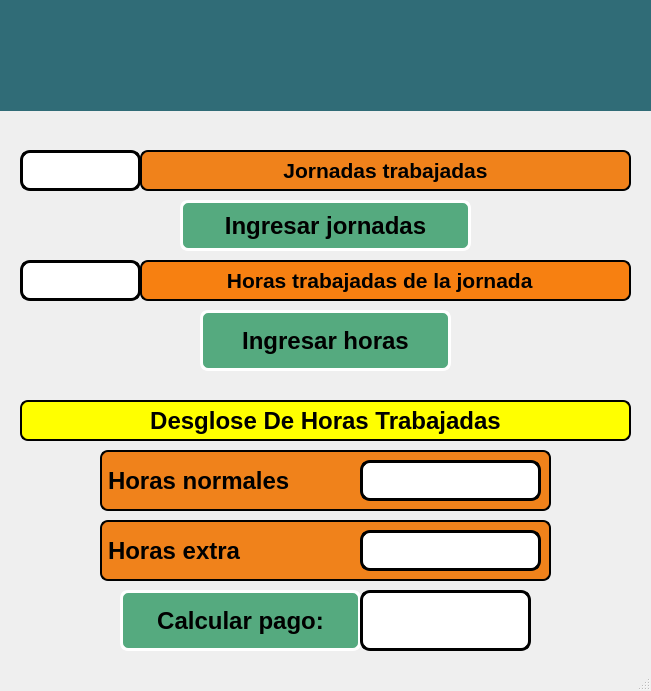
<?xml version="1.0" encoding="UTF-8"?>
<ui version="4.0">
 <class>MainWindow</class>
 <widget class="QMainWindow" name="MainWindow">
  <property name="geometry">
   <rect>
    <x>0</x>
    <y>0</y>
    <width>651</width>
    <height>691</height>
   </rect>
  </property>
  <property name="windowTitle">
   <string>MainWindow</string>
  </property>
  <widget class="QWidget" name="centralwidget">
   <widget class="QLabel" name="label_2">
    <property name="geometry">
     <rect>
      <x>0</x>
      <y>0</y>
      <width>651</width>
      <height>111</height>
     </rect>
    </property>
    <property name="styleSheet">
     <string notr="true">background-color: rgb(48, 108, 119);</string>
    </property>
    <property name="text">
     <string/>
    </property>
    <property name="pixmap">
     <pixmap resource="../PIP_Equipo4_Unidad1_Clase/recursos_proyectos.qrc">:/imgUAT/imagenes/uat.png</pixmap>
    </property>
    <property name="scaledContents">
     <bool>true</bool>
    </property>
   </widget>
   <widget class="QLabel" name="label_3">
    <property name="geometry">
     <rect>
      <x>500</x>
      <y>520</y>
      <width>191</width>
      <height>151</height>
     </rect>
    </property>
    <property name="text">
     <string/>
    </property>
    <property name="pixmap">
     <pixmap>../PIP_Equipo4_Unidad1_Clase/imagenes/Equipo4.png</pixmap>
    </property>
    <property name="scaledContents">
     <bool>true</bool>
    </property>
   </widget>
   <widget class="QLabel" name="label">
    <property name="geometry">
     <rect>
      <x>0</x>
      <y>100</y>
      <width>651</width>
      <height>561</height>
     </rect>
    </property>
    <property name="text">
     <string/>
    </property>
    <property name="pixmap">
     <pixmap>imagenes/Jornada-Laboral.jpg</pixmap>
    </property>
    <property name="scaledContents">
     <bool>true</bool>
    </property>
   </widget>
   <widget class="QLineEdit" name="txt_diasT">
    <property name="geometry">
     <rect>
      <x>20</x>
      <y>150</y>
      <width>121</width>
      <height>41</height>
     </rect>
    </property>
    <property name="font">
     <font>
      <pointsize>18</pointsize>
      <weight>75</weight>
      <bold>true</bold>
     </font>
    </property>
    <property name="styleSheet">
     <string notr="true">border: 3px solid black;
border-radius: 10px;</string>
    </property>
    <property name="text">
     <string/>
    </property>
    <property name="alignment">
     <set>Qt::AlignCenter</set>
    </property>
   </widget>
   <widget class="QLabel" name="label_4">
    <property name="geometry">
     <rect>
      <x>140</x>
      <y>150</y>
      <width>491</width>
      <height>41</height>
     </rect>
    </property>
    <property name="font">
     <font>
      <pointsize>16</pointsize>
      <weight>75</weight>
      <bold>true</bold>
     </font>
    </property>
    <property name="styleSheet">
     <string notr="true">background-color: rgb(240, 130, 27);
border: 2px solid black;
border-radius: 8px;</string>
    </property>
    <property name="text">
     <string>Jornadas trabajadas</string>
    </property>
    <property name="alignment">
     <set>Qt::AlignCenter</set>
    </property>
   </widget>
   <widget class="QLabel" name="label_5">
    <property name="geometry">
     <rect>
      <x>140</x>
      <y>260</y>
      <width>491</width>
      <height>41</height>
     </rect>
    </property>
    <property name="font">
     <font>
      <pointsize>16</pointsize>
      <weight>75</weight>
      <bold>true</bold>
     </font>
    </property>
    <property name="styleSheet">
     <string notr="true">background-color: rgb(247, 128, 17);
border: 2px solid black;
border-radius: 8px;</string>
    </property>
    <property name="text">
     <string>Horas trabajadas de la jornada  </string>
    </property>
    <property name="alignment">
     <set>Qt::AlignCenter</set>
    </property>
   </widget>
   <widget class="QLineEdit" name="txt_horasT">
    <property name="geometry">
     <rect>
      <x>20</x>
      <y>260</y>
      <width>121</width>
      <height>41</height>
     </rect>
    </property>
    <property name="font">
     <font>
      <pointsize>18</pointsize>
      <weight>75</weight>
      <bold>true</bold>
     </font>
    </property>
    <property name="styleSheet">
     <string notr="true">border: 3px solid black;
border-radius: 10px;</string>
    </property>
    <property name="text">
     <string/>
    </property>
    <property name="alignment">
     <set>Qt::AlignCenter</set>
    </property>
   </widget>
   <widget class="QPushButton" name="btn_ingresardias">
    <property name="geometry">
     <rect>
      <x>180</x>
      <y>200</y>
      <width>291</width>
      <height>51</height>
     </rect>
    </property>
    <property name="font">
     <font>
      <pointsize>18</pointsize>
      <weight>75</weight>
      <bold>true</bold>
     </font>
    </property>
    <property name="styleSheet">
     <string notr="true">border: 3px solid white;
border-radius: 8px;
background-color: rgb(85, 170, 127);</string>
    </property>
    <property name="text">
     <string>Ingresar jornadas</string>
    </property>
   </widget>
   <widget class="QPushButton" name="btn_ingresarhoras">
    <property name="geometry">
     <rect>
      <x>200</x>
      <y>310</y>
      <width>251</width>
      <height>61</height>
     </rect>
    </property>
    <property name="font">
     <font>
      <pointsize>18</pointsize>
      <weight>75</weight>
      <bold>true</bold>
     </font>
    </property>
    <property name="styleSheet">
     <string notr="true">border: 3px solid white;
border-radius: 8px;
background-color: rgb(85, 170, 127);</string>
    </property>
    <property name="text">
     <string>Ingresar horas</string>
    </property>
   </widget>
   <widget class="QLabel" name="label_6">
    <property name="geometry">
     <rect>
      <x>20</x>
      <y>400</y>
      <width>611</width>
      <height>41</height>
     </rect>
    </property>
    <property name="font">
     <font>
      <pointsize>18</pointsize>
      <weight>75</weight>
      <bold>true</bold>
     </font>
    </property>
    <property name="styleSheet">
     <string notr="true">background-color: rgb(255, 255, 0);
border: 2px solid black;
border-radius: 8px;</string>
    </property>
    <property name="text">
     <string>Desglose De Horas Trabajadas</string>
    </property>
    <property name="alignment">
     <set>Qt::AlignCenter</set>
    </property>
   </widget>
   <widget class="QLabel" name="label_7">
    <property name="geometry">
     <rect>
      <x>100</x>
      <y>450</y>
      <width>451</width>
      <height>61</height>
     </rect>
    </property>
    <property name="font">
     <font>
      <pointsize>18</pointsize>
      <weight>75</weight>
      <bold>true</bold>
     </font>
    </property>
    <property name="styleSheet">
     <string notr="true">background-color: rgb(240, 130, 27);
border: 2px solid black;
border-radius: 8px;</string>
    </property>
    <property name="text">
     <string>Horas normales</string>
    </property>
    <property name="alignment">
     <set>Qt::AlignLeading|Qt::AlignLeft|Qt::AlignVCenter</set>
    </property>
   </widget>
   <widget class="QLabel" name="label_8">
    <property name="geometry">
     <rect>
      <x>100</x>
      <y>520</y>
      <width>451</width>
      <height>61</height>
     </rect>
    </property>
    <property name="font">
     <font>
      <pointsize>18</pointsize>
      <weight>75</weight>
      <bold>true</bold>
     </font>
    </property>
    <property name="styleSheet">
     <string notr="true">background-color: rgb(240, 130, 27);
border: 2px solid black;
border-radius: 8px;</string>
    </property>
    <property name="text">
     <string>Horas extra</string>
    </property>
    <property name="alignment">
     <set>Qt::AlignLeading|Qt::AlignLeft|Qt::AlignVCenter</set>
    </property>
   </widget>
   <widget class="QLineEdit" name="txt_hnormales">
    <property name="geometry">
     <rect>
      <x>360</x>
      <y>460</y>
      <width>181</width>
      <height>41</height>
     </rect>
    </property>
    <property name="font">
     <font>
      <pointsize>18</pointsize>
      <weight>75</weight>
      <bold>true</bold>
     </font>
    </property>
    <property name="styleSheet">
     <string notr="true">border: 3px solid black;
border-radius: 10px;</string>
    </property>
    <property name="text">
     <string/>
    </property>
    <property name="alignment">
     <set>Qt::AlignCenter</set>
    </property>
   </widget>
   <widget class="QLineEdit" name="txt_hextras">
    <property name="geometry">
     <rect>
      <x>360</x>
      <y>530</y>
      <width>181</width>
      <height>41</height>
     </rect>
    </property>
    <property name="font">
     <font>
      <pointsize>18</pointsize>
      <weight>75</weight>
      <bold>true</bold>
     </font>
    </property>
    <property name="styleSheet">
     <string notr="true">border: 3px solid black;
border-radius: 10px;</string>
    </property>
    <property name="text">
     <string/>
    </property>
    <property name="alignment">
     <set>Qt::AlignCenter</set>
    </property>
   </widget>
   <widget class="QPushButton" name="btn_calcularpago">
    <property name="geometry">
     <rect>
      <x>120</x>
      <y>590</y>
      <width>241</width>
      <height>61</height>
     </rect>
    </property>
    <property name="font">
     <font>
      <pointsize>18</pointsize>
      <weight>75</weight>
      <bold>true</bold>
     </font>
    </property>
    <property name="styleSheet">
     <string notr="true">border: 3px solid white;
border-radius: 8px;
background-color: rgb(85, 170, 127);</string>
    </property>
    <property name="text">
     <string>Calcular pago:</string>
    </property>
   </widget>
   <widget class="QLineEdit" name="txt_totalpago">
    <property name="geometry">
     <rect>
      <x>360</x>
      <y>590</y>
      <width>171</width>
      <height>61</height>
     </rect>
    </property>
    <property name="font">
     <font>
      <pointsize>18</pointsize>
      <weight>75</weight>
      <bold>true</bold>
     </font>
    </property>
    <property name="styleSheet">
     <string notr="true">border: 3px solid black;
border-radius: 10px;</string>
    </property>
    <property name="text">
     <string/>
    </property>
    <property name="alignment">
     <set>Qt::AlignCenter</set>
    </property>
   </widget>
   <zorder>label_2</zorder>
   <zorder>label</zorder>
   <zorder>label_3</zorder>
   <zorder>txt_diasT</zorder>
   <zorder>label_4</zorder>
   <zorder>label_5</zorder>
   <zorder>txt_horasT</zorder>
   <zorder>btn_ingresardias</zorder>
   <zorder>btn_ingresarhoras</zorder>
   <zorder>label_6</zorder>
   <zorder>label_7</zorder>
   <zorder>label_8</zorder>
   <zorder>txt_hnormales</zorder>
   <zorder>txt_hextras</zorder>
   <zorder>btn_calcularpago</zorder>
   <zorder>txt_totalpago</zorder>
  </widget>
  <widget class="QMenuBar" name="menubar">
   <property name="geometry">
    <rect>
     <x>0</x>
     <y>0</y>
     <width>651</width>
     <height>26</height>
    </rect>
   </property>
  </widget>
  <widget class="QStatusBar" name="statusbar"/>
 </widget>
 <resources>
  <include location="../PIP_Equipo4_Unidad1_Clase/recursos_proyectos.qrc"/>
  <include location="../../Qt/Qt5.12.5/5.12.5/msvc2017_64/PIP_Equipo4_Unidad1_Clase/recursos_proyectos.qrc"/>
 </resources>
 <connections/>
</ui>
